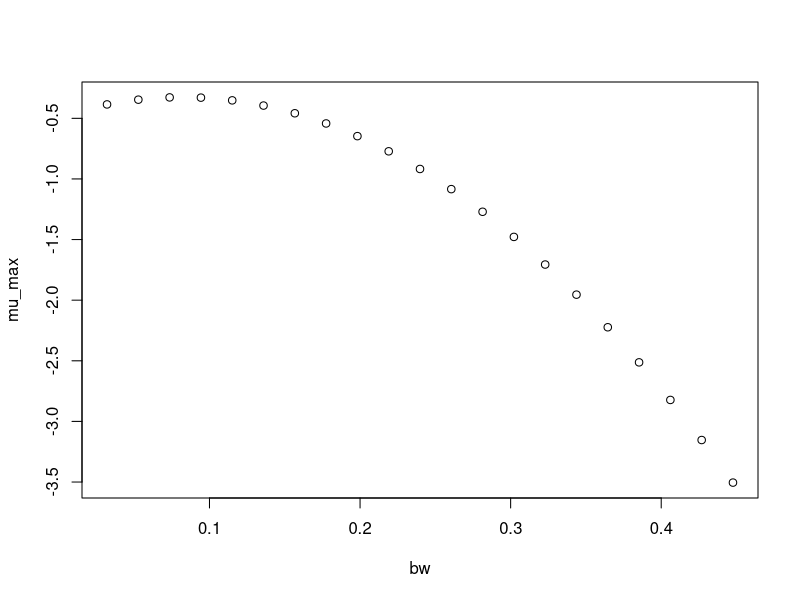

Source code (R):
#############################
# start of Parameter script
#############################
bw <- seq(0.031968031968032,0.4476472,length.out=21)
#############################
# end of Parameter script
#############################
############################# 
# start of Model script Gropin ID 1378 
#############################
 
# constant coefficients for this model
 
variables <- data.frame(bw)
argumentsPar <- expand.grid(variables)
 
# heart of the model
response_surface <- function(bw) {
   mumax <-(-0.4857+3.901*bw-23.78*bw^2)

return(mumax=mumax)
} 

# output parameters
mumax <- cbind(argumentsPar,response_surface(argumentsPar['bw']))
colnames(mumax) <- c(colnames(argumentsPar),'mumax')
#############################
# End of Model script
#############################
############################# 
# start of Visualisation script Gropin ID 1378 
#############################
plot(bw,mumax$mumax,
                          xlab='bw',
                          ylab='mu_max')
#############################
# End of Visualisation script
#############################
